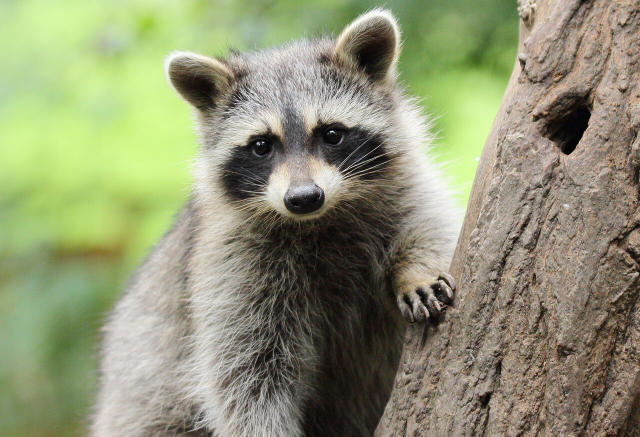
#> input picture ex04/animal.jpeg, 1280 x 873 px (shown at 1/2 size)
$ python rotate.py
#> lines starting #> are read from the running program, lines starting #| are printed output that depends on the picture
### ex04/load_image.py
from PIL import Image
from numpy import array
import numpy as np
import os

# Pil = biblio de ref pour ouvrir images en python
# os = pour verif si fichier bien la avant douvrir
# numpy car image est un array de nombres 3d pour rgb.
# matplotlib biblio de dessin Python. Transforme des données
# numériques en une fenetre visuelle avec axes gradés


def ft_load(path: str) -> array:
#> called with path = 'animal.jpeg'
    try:
        if not os.path.exists(path):
            raise FileNotFoundError(f"No such file or directory: {path}")
        _, extension = os.path.splitext(path)
        if extension.lower() not in [".jpg", ".jpeg"]:
            raise ValueError("Unsupported File format. use JPG or JPEG")
        img = Image.open(path)
#> img is the input picture: PIL image 1280x873 RGB; mean R, G, B 143.4, 147, 115.6
        img_array = np.array(img)

        return img_array

    except Exception as e:
        print(f"Error: {e}")
        return None

### ex04/rotate.py
from load_image import ft_load
import matplotlib.pyplot as plt
from numpy import array
import numpy as np


def ft_rotate(path: str) -> array:
    """
    Charge une image, effectue un zoom (slicing) puis une rotation manuelle
    par transposition de matrice.

    La rotation est effectuée en inversant les indices des lignes et des col
    pour transformer les lignes de l'img originale en col de l'image rendue

    Args:
        path (str): Le chemin vers le fichier image.

    Returns:
        np.array: Le tableau NumPy de l'image zoomée et pivotée (transposée).
    """
    img = ft_load(path)

    zoomed = img[100:500, 450:850, 0:1]
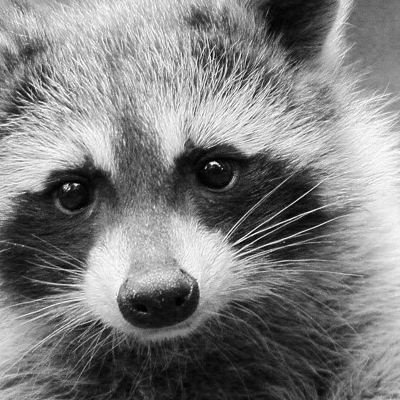
#> zoomed: shape (400, 400, 1); min 0, max 255, mean 126.5
    print(f"The shape of image is: {zoomed.shape}")
#| The shape of image is: (400, 400, 1)
    print(zoomed)
#> (printed output is left out)

    # Créer un nouveau tableau vide de 400x400
    rows, cols, channels = zoomed.shape
#> rows = 400; cols = 400; channels = 1
    rotated = np.zeros((cols, rows), dtype=zoomed.dtype)
    for i in range(rows):
        for j in range(cols):
            rotated[j][i] = zoomed[i][j][0]
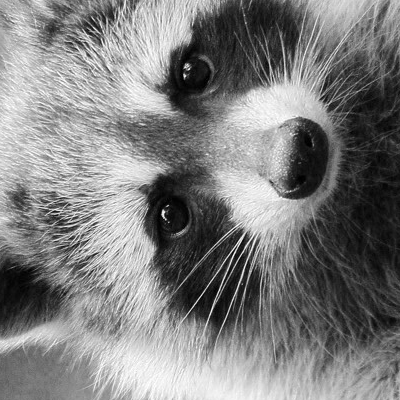
#> rotated: shape (400, 400); min 0, max 255, mean 126.5
    print(f"New shape after Transpose: {rotated.shape}")
#| New shape after Transpose: (400, 400)
    print(rotated)
#> (printed output is left out)
    plt.imshow(rotated, cmap="gray")
    plt.title("Rotated animal.jpeg")
    plt.show()

    return rotated


if __name__ == "__main__":
    ft_rotate("animal.jpeg")

$ run again, with ex02/landscape.jpg copied over ex04/animal.jpeg
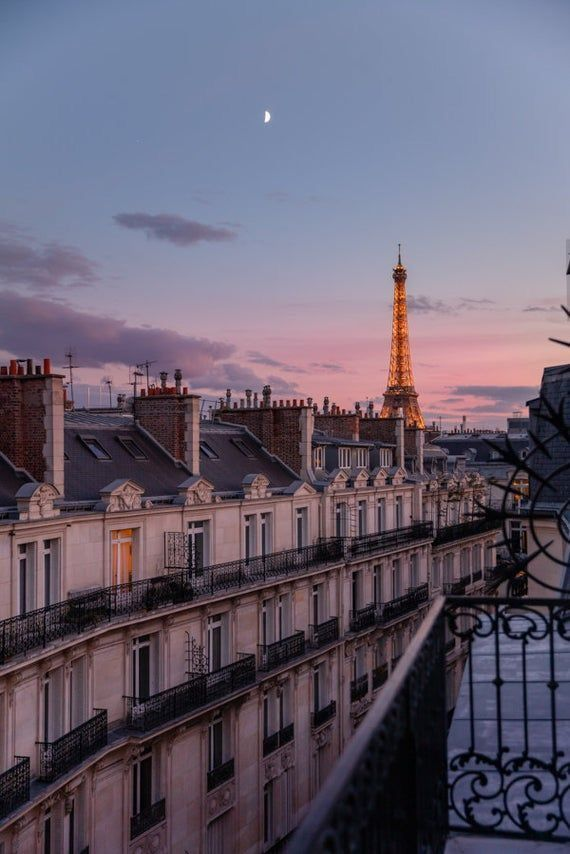
#> input picture ex02/landscape.jpg, 570 x 854 px
#> in ft_load, img is the input picture: PIL image 570x854 RGB; mean R, G, B 102.7, 95, 111.7
#> in ft_rotate, `zoomed = img[100:500, 450:850, 0:1]`:
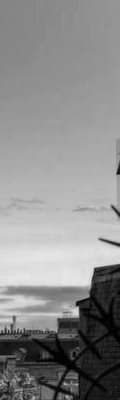
#> zoomed: shape (400, 120, 1); min 0, max 231, mean 139.9
#| The shape of image is: (400, 120, 1)
#> (printed output is left out)
#> after the loop in ft_rotate, `for i in range(rows):`:
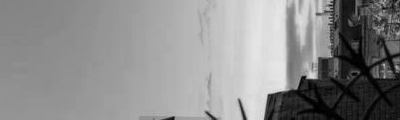
#> rotated: shape (120, 400); min 0, max 231, mean 139.9
#| New shape after Transpose: (120, 400)
#> (printed output is left out)
